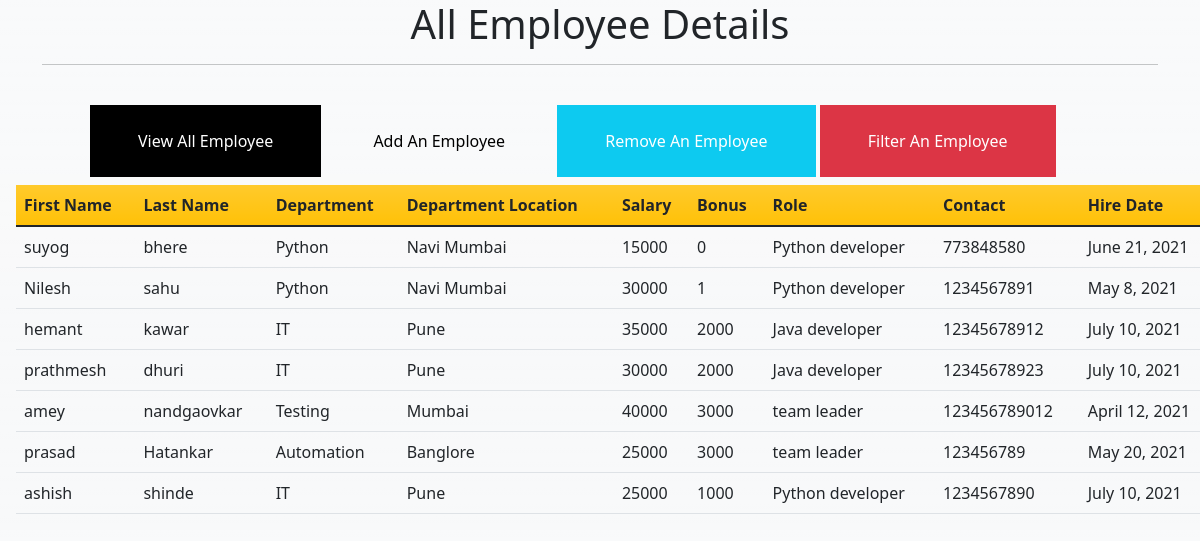
The app's page /all_emp with its own data.
### emp_app/models.py (models this page shows, shortened)
class Employee(models.Model):
    first_name = models.CharField(max_length=30,null=False)
    last_name = models.CharField(max_length=30)
    dept = models.ForeignKey(Department,on_delete=models.CASCADE)
    salary = models.IntegerField(default=0)
    bonus = models.IntegerField(default=0)
    role = models.ForeignKey(Role,on_delete=models.CASCADE)
    contact = models.IntegerField(default=0)
    hire_date = models.DateField()

class Department(models.Model):
    name = models.CharField(max_length=100,null=False)
    location = models.CharField(max_length=100)
    def __str__(self):
        return self.name

class Role(models.Model):
    name = models.CharField(max_length=100,null=False)

### emp_app/views.py (the view)
# urls.py: path('all_emp',views.all_emp_page,name='all_emp'),
def all_emp_page(request):
    emps = Employee.objects.all()
    context={'emps':emps}
    return render(request,'allemp.html',context)

### emp_app/templates/allemp.html
{% extends 'index.html' %}
{% block heading %}
            <h1 class="text-center">All Employee Details</h1>
{% endblock heading %}
{% block content %}
<table class="table table-hover mt-2 ms-3 me-3">
    <thead class="bg-warning bg-gradient ">
        <tr>
            <th>First Name</th>
            <th>Last Name</th>
            <th>Department</th>
            <th>Department Location</th>
            <th>Salary</th>
            <th>Bonus</th>
            <th>Role</th>
            <th>Contact</th>
            <th>Hire Date</th>
        </tr>
    </thead>
    {% for emp in emps %}
        <tr>
            <td>{{emp.first_name}}</td>
            <td>{{emp.last_name}}</td>
            <td>{{emp.dept}}</td>
            <td>{{emp.dept.location}}</td>
            <td>{{emp.salary}}</td>
            <td>{{emp.bonus}}</td>
            <td>{{emp.role.name}}</td>
            <td>{{emp.contact}}</td>
            <td>{{emp.hire_date}}</td>
        </tr>
    {% endfor %}
</table>
{% endblock content %}

### emp_app/templates/index.html (shortened to what this page needs)
<!DOCTYPE html>
{% load static %}
<html lang="en">
<head>
    <link rel="stylesheet" href="{% static 'emp/css/bootstrap.css' %}">
</head>
<body class="bg-light bg-gradient">
    <div class="container">
        {% block heading %}{% endblock heading %}
        <hr>
        <br>
        <a type='button' class="bg-black py-4 px-5 ms-5 text-white" href="{% url 'all_emp' %}">View All Employee</a>
        <a type='button' class="py-4 px-5 text-black" href="{% url 'add_emp' %}">Add An Employee</a>
        <a type='button' class="bg-info py-4 px-5 text-white" href="{% url 'remove_emp' %}">Remove An Employee</a>
        <a type='button' class=" bg-danger py-4 px-5 text-white" href="{% url 'filter_emp' %}">Filter An Employee</a>
    </div>
    {% block content %} {% endblock content %}
</body>
</html>

### emp_app/templates/index.html (style rules this page uses)
a:link { text-decoration: none; }

### records on screen
Employee: first_name "suyog", last_name "bhere", dept "Python", dept.location "Navi Mumbai", salary "15000", bonus "0", role.name "Python developer", contact "773848580", hire_date "June 21, 2021"
Employee: first_name "Nilesh", last_name "sahu", dept "Python", dept.location "Navi Mumbai", salary "30000", bonus "1", role.name "Python developer", contact "1234567891", hire_date "May 8, 2021"
Employee: first_name "hemant", last_name "kawar", dept "IT", dept.location "Pune", salary "35000", bonus "2000", role.name "Java developer", contact "12345678912", hire_date "July 10, 2021"
Employee: first_name "prathmesh", last_name "dhuri", dept "IT", dept.location "Pune", salary "30000", bonus "2000", role.name "Java developer", contact "12345678923", hire_date "July 10, 2021"
Employee: first_name "amey", last_name "nandgaovkar", dept "Testing", dept.location "Mumbai", salary "40000", bonus "3000", role.name "team leader", contact "123456789012", hire_date "April 12, 2021"
Employee: first_name "prasad", last_name "Hatankar", dept "Automation", dept.location "Banglore", salary "25000", bonus "3000", role.name "team leader", contact "123456789", hire_date "May 20, 2021"
Employee: first_name "ashish", last_name "shinde", dept "IT", dept.location "Pune", salary "25000", bonus "1000", role.name "Python developer", contact "1234567890", hire_date "July 10, 2021"
